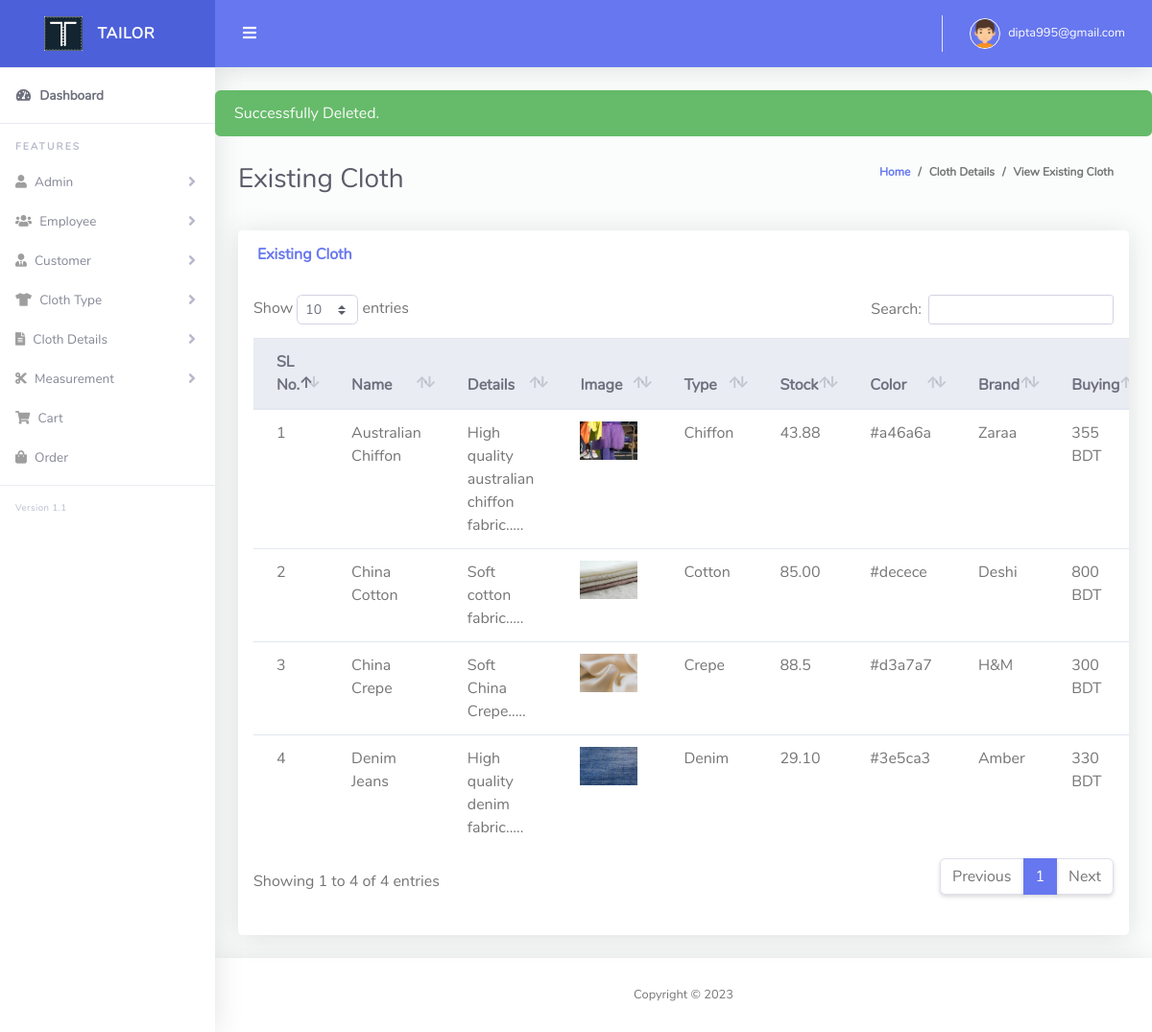
Screenshot of /all_cloth.php?delCloth=17 (signed in) with the database file from the repository.
### tables this page shows
CREATE TABLE `tbl_cloth` (
  `id` int(11) NOT NULL,
  `cloth_name` varchar(255) NOT NULL,
  `type` int(11) NOT NULL,
  `details` text NOT NULL,
  `image` varchar(255) NOT NULL,
  `stock` varchar(255) NOT NULL,
  `color` varchar(255) NOT NULL,
  `brand` varchar(255) NOT NULL,
  `buying_price` int(11) NOT NULL,
  `selling_price` int(11) NOT NULL,
  `discount` int(11) NOT NULL,
  `created_at` timestamp NOT NULL DEFAULT current_timestamp(),
  `soft_delete` tinyint(4) NOT NULL DEFAULT 0
);

CREATE TABLE `cloth_type` (
  `id` int(11) NOT NULL,
  `name` varchar(255) NOT NULL,
  `soft_delete` tinyint(4) NOT NULL DEFAULT 0
);

### Classes/DB.php (called while the page is built, shortened)
<?php
class DB
{
    public function connect(){
        $this->conn = new mysqli("localhost","root","","tailor_shop");
        if ($this->conn->connect_error) {
          die("Connection failed: " . $this->conn->connect_error);
        } else {
            return $msg =  "connected";
        }
    }
}

### Classes/FormatClass.php (called while the page is built, shortened)
<?php
Class Format{
    public function textShorten($text, $limit = 400){
        $text = $text . " ";
        $text = substr($text, 0, $limit);
        $text = substr($text, 0, strrpos($text, ' '));
        $text = $text . ".....";
        return $text;
    }
}

### all_cloth.php (the view, shortened to what this page needs)
<?php include 'layouts/header.php';
if (isset($_GET['delCloth'])) {
    $delCloth = $_GET['delCloth'];
    $delete = $cloth->deleteCloth($delCloth);
    echo $delete;
}
?>
<div class="container-fluid" id="container-wrapper">
    <div class="d-sm-flex align-items-center justify-content-between mb-4">
        <h1 class="h3 mb-0 text-gray-800">Existing Cloth</h1>
        <ol class="breadcrumb">
            <li class="breadcrumb-item"><a href="./">Home</a></li>
            <li class="breadcrumb-item">Cloth Details</li>
            <li class="breadcrumb-item active" aria-current="page">View Existing Cloth</li>
        </ol>
    </div>
    <div class="row">
        <div class="col-lg-12 mb-4">
            <div class="card">
                <div class="card-header py-3 d-flex flex-row align-items-center justify-content-between">
                    <h6 class="m-0 font-weight-bold text-primary">Existing Cloth</h6>
                </div>
                <div class="table-responsive p-3">
                    <table class="table align-items-center table-flush" id="dataTable">
                        <thead class="thead-light">
                            <tr>
                                <th>SL No.</th>
                                <th>Name</th>
                                <th>Details</th>
                                <th>Image</th>
                                <th>Type</th>
                                <th>Stock</th>
                                <th>Color</th>
                                <th>Brand</th>
                                <th>Buying</th>
                            </tr>
                        </thead>
                        <tbody>
                            <?php
                            $i = 0;
                            $view = $cloth->viewCloth();
                            foreach ($view as $value) {
                            ?>
                                <tr>
                                    <td><?php echo $i += 1; ?></td>
                                    <td><?php echo $value['cloth_name']; ?></td>
                                    <td><?php echo $fm->textShorten($value['details'], 100); ?></td>
                                    <td><img src="<?php echo $value['image']; ?>" height="40px" width="60px" /></td>
                                    <td><?php echo $value['name']; ?></td>
                                    <td><?php echo $value['stock']; ?></td>
                                    <td><?php echo $value['color']; ?></td>
                                    <td><?php echo $value['brand']; ?></td>
                                    <td><?php echo $value['buying_price']; ?> BDT</td>
                                </tr>
                            <?php } ?>
                        </tbody>
                    </table>
                </div>
                <div class="card-footer"></div>
            </div>
        </div>
    </div>
</div>
<?php include 'layouts/footer.php'; ?>

### rows the page displays
tbl_cloth: i "1", cloth_name "Australian Chiffon", details "High quality australian chiffon fabric.....", image (picture), cloth_type.name "Chiffon", stock "43.88", color "#a46a6a", brand "Zaraa", buying_price "355"
tbl_cloth: i "2", cloth_name "China Cotton", details "Soft cotton fabric.....", image (picture), cloth_type.name "Cotton", stock "85.00", color "#decece", brand "Deshi", buying_price "800"
tbl_cloth: i "3", cloth_name "China Crepe", details "Soft China Crepe.....", image (picture), cloth_type.name "Crepe", stock "88.5", color "#d3a7a7", brand "H&M", buying_price "300"
tbl_cloth: i "4", cloth_name "Denim Jeans", details "High quality denim fabric.....", image (picture), cloth_type.name "Denim", stock "29.10", color "#3e5ca3", brand "Amber", buying_price "330"

### other values shown
$_SESSION['email'] "dipta995@gmail.com"
